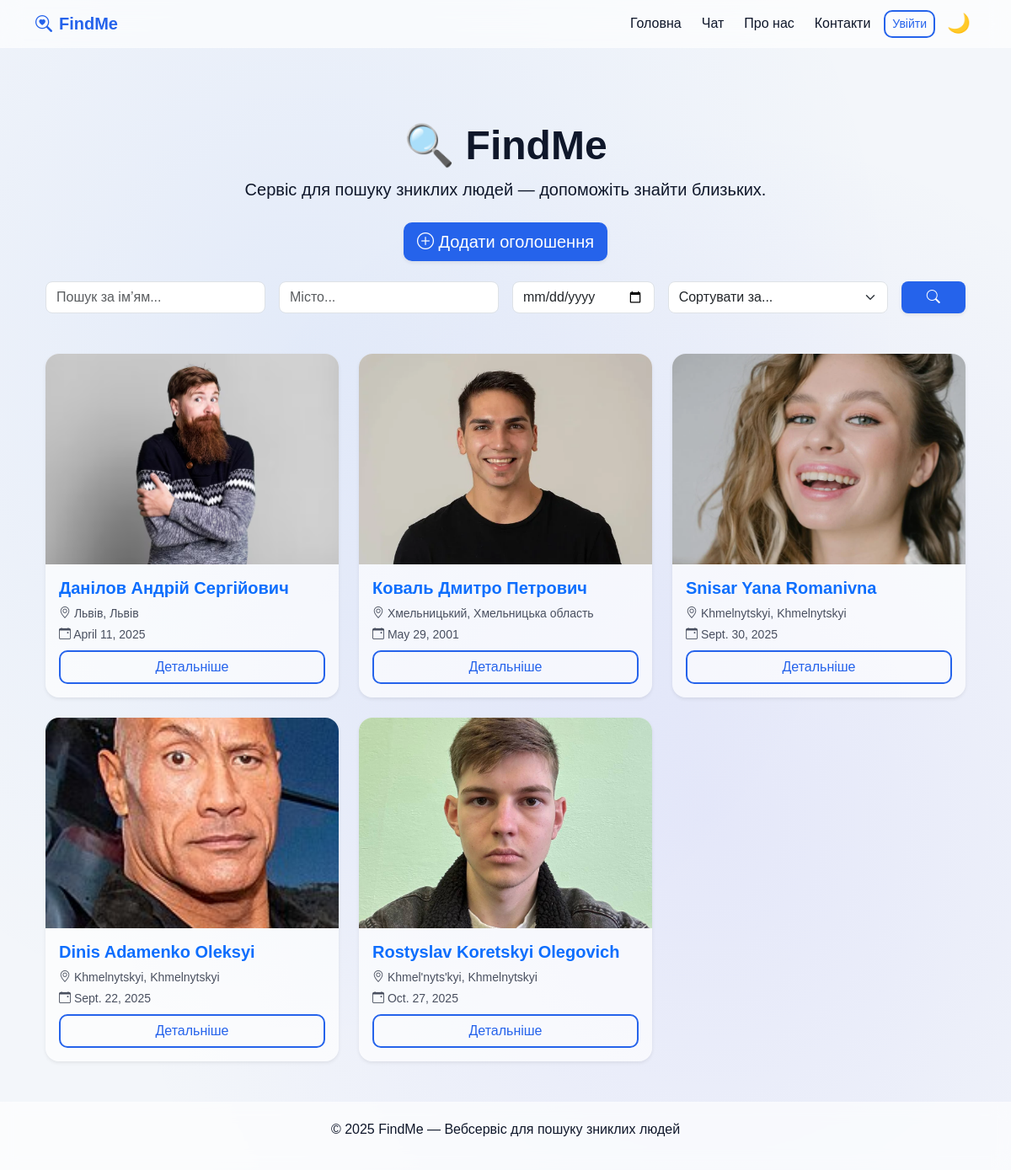
The page / on the database its author committed.
### missing_persons/models.py (models this page shows, shortened)
class MissingPerson(models.Model):
    STATUS_CHOICES = [
        ('active', 'Активне'),
        ('found', 'Знайдено'),
        ('archived', 'Архівовано'),
    ]
    user = models.ForeignKey(User, on_delete=models.CASCADE)
    full_name = models.CharField(max_length=150)
    birth_date = models.DateField(null=True, blank=True)
    missing_date = models.DateField()
    region = models.CharField(max_length=100)
    city = models.CharField(max_length=100)
    description = models.TextField()
    photo = models.ImageField(upload_to='missing_persons/', blank=True, null=True)
    status = models.CharField(max_length=20, choices=STATUS_CHOICES, default='active')
    created_at = models.DateTimeField(auto_now_add=True)
    location = models.CharField("Останнє місце, де бачили", max_length=255, blank=True, null=True)
    latitude = models.FloatField(blank=True, null=True)
    longitude = models.FloatField(blank=True, null=True)

### missing_persons/views.py (the view)
# urls.py: path('', mp_views.home_page, name='home'),
def home_page(request):
    query = request.GET.get('q', '').strip()
    city = request.GET.get('city', '').strip()
    date = request.GET.get('date', '').strip()
    sort = request.GET.get("sort", "").strip()
    persons = MissingPerson.objects.all().order_by('-created_at')
    if query:
        persons = persons.filter(full_name__icontains=query)
    if city:
        persons = persons.filter(city__icontains=city)
    if date:
        persons = persons.filter(missing_date=date)
    if sort == "name_asc":
        persons = persons.order_by("full_name")
    elif sort == "name_desc":
        persons = persons.order_by("-full_name")
    elif sort == "date_oldest":
        persons = persons.order_by("missing_date")
    elif sort == "date_latest":
        persons = persons.order_by("-missing_date")
    elif sort == "city":
        persons = persons.order_by("city")
    else:
        persons = persons.order_by("-created_at")
    context = {
        'persons': persons,
        'query': query,
        'city': city,
        'date': date,
    }
    return render(request, 'home.html', context)

### templates/home.html (shortened to what this page needs)
{% extends 'base.html' %}
{% block content %}
<div class="container mb-5">
  <div class="text-center mt-5 mb-4">
    <h1 class="fw-bold display-5 mb-2">🔍 FindMe</h1>
    <p class="lead mb-4 page-subtitle">
      Сервіс для пошуку зниклих людей — допоможіть знайти близьких.
    </p>
    <a href="/add/" class="btn btn-primary btn-lg shadow-sm">
      <i class="bi bi-plus-circle"></i> Додати оголошення
    </a>
  </div>
  <form method="get" id="searchForm" class="row g-3 justify-content-center mb-5">
    <div class="col-md-3 col-sm-6">
      <input type="text" name="q" value="{{ query }}" class="form-control rounded-3"
             placeholder="Пошук за ім’ям...">
    </div>
    <div class="col-md-3 col-sm-6">
      <input type="text" name="city" value="{{ city }}" class="form-control rounded-3"
             placeholder="Місто...">
    </div>
    <div class="col-md-2 col-sm-6">
      <input type="date" name="date" value="{{ date }}" class="form-control rounded-3">
    </div>
    <div class="col-md-3 col-sm-6">
      <select name="sort" id="sortSelect" class="form-select rounded-3">
        <option value="">Сортувати за...</option>
      </select>
    </div>
    <div class="col-md-1 d-grid">
      <button type="submit" class="btn btn-primary rounded-3 fw-semibold shadow-sm">
        <i class="bi bi-search"></i>
      </button>
    </div>
  </form>
  <div class="row g-4">
    {% for person in persons %}
      <div class="col-md-4">
        <div class="card h-100 shadow-sm border-0 rounded-4 result-card">
          {% if person.photo %}
            <img src="{{ person.photo.url }}" class="card-img-top rounded-top-4" alt="{{ person.full_name }}">
          {% endif %}
          <div class="card-body">
            <h5 class="card-title fw-semibold text-primary">{{ person.full_name }}</h5>
            <p class="text-muted small mb-1">
              <i class="bi bi-geo-alt"></i> {{ person.city }}, {{ person.region }}
            </p>
            <p class="text-muted small mb-2">
              <i class="bi bi-calendar-event"></i> {{ person.missing_date }}
            </p>
            <a href="{% url 'missing_detail' person.pk %}" class="btn btn-outline-primary w-100">
              Детальніше
            </a>
          </div>
        </div>
      </div>
    {% empty %}
      <p class="text-center text-muted">Немає оголошень за цими критеріями 😔</p>
    {% endfor %}
  </div>
</div>
{% endblock %}

### templates/base.html (style rules this page uses)
:root { --bg-light: #f3f6fa; --bg-dark: #0b1120; --glass-light: rgba(255, 255, 255, 0.65); --glass-dark: rgba(17, 25, 40, 0.65); --text-light: #0f172a; --text-dark: #f8fafc; --accent: #2563eb; --radius: 16px; --transition: all 0.3s ease; }
html[data-theme="light"] { --bg: var(--bg-light); --text: var(--text-light); --glass: var(--glass-light); }
body { background: var(--bg); color: var(--text); font-family: 'Poppins', sans-serif; transition: var(--transition); display: flex; flex-direction: column; min-height: 100vh; background-image: radial-gradient(at 30% 30%, rgba(37,99,235,0.08), transparent 60%), radial-gradient(at 70% 70%, rgba(99,102,241,0.1), transparent 60%); }
a { color: var(--accent); text-decoration: none; transition: var(--transition); }
h1, h2, h3, h4, h5, h6, p, small, label, li, span { color: var(--text); transition: var(--transition); }
.text-muted { color: var(--text) !important; opacity: 0.75; }
.card { border: none; border-radius: var(--radius); backdrop-filter: blur(20px); background-color: var(--glass); box-shadow: 0 4px 18px rgba(0,0,0,0.1); color: var(--text); transition: none; }
.card-img-top { height: 250px; object-fit: cover; border-top-left-radius: var(--radius); border-top-right-radius: var(--radius); }
input, textarea, select { background-color: rgba(255,255,255,0.5); border: 1px solid rgba(0,0,0,0.1); border-radius: 10px; color: var(--text); transition: var(--transition); }
.btn-primary { background-color: var(--accent); border: none; border-radius: 10px; }
.btn-outline-primary { border: 2px solid var(--accent); color: var(--accent); border-radius: 10px; }

### rows shown on the page
MissingPerson: photo (picture), full_name "Данілов Андрій Сергійович", city "Львів", region "Львів", missing_date "April 11, 2025"
MissingPerson: photo (picture), full_name "Коваль Дмитро Петрович", city "Хмельницький", region "Хмельницька область", missing_date "May 29, 2001"
MissingPerson: photo (picture), full_name "Snisar Yana Romanivna", city "Khmelnytskyi", region "Khmelnytskyi", missing_date "Sept. 30, 2025"
MissingPerson: photo (picture), full_name "Dinis Adamenko Oleksyi", city "Khmelnytskyi", region "Khmelnytskyi", missing_date "Sept. 22, 2025"
MissingPerson: photo (picture), full_name "Rostyslav Koretskyi Olegovich", city "Khmel'nyts'kyi", region "Khmelnytskyi", missing_date "Oct. 27, 2025"
